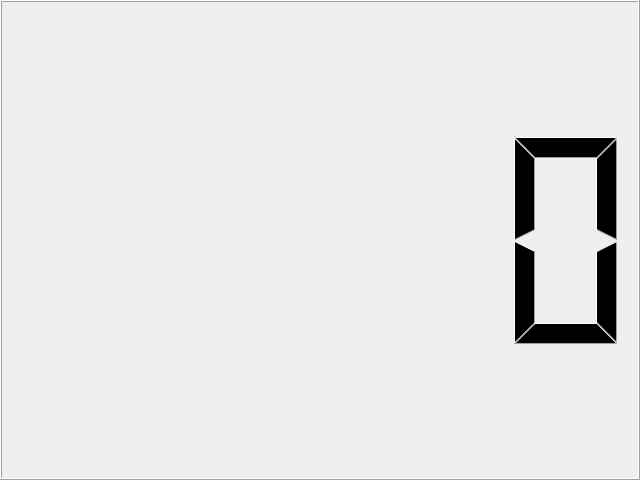
<?xml version="1.0" encoding="UTF-8"?>
<!-- SPDX-License-Identifier: MIT -->
<ui version="4.0">
 <class>LCDNumberHost</class>
 <widget class="QLCDNumber" name="LCDNumberHost">
  <property name="geometry">
   <rect>
    <x>0</x>
    <y>0</y>
    <width>640</width>
    <height>480</height>
   </rect>
  </property>
  <property name="windowTitle">
   <string>QLCDNumber</string>
  </property>
  <property name="toolTip">
   <string>QLCDNumber host</string>
  </property>
 </widget>

</ui>
